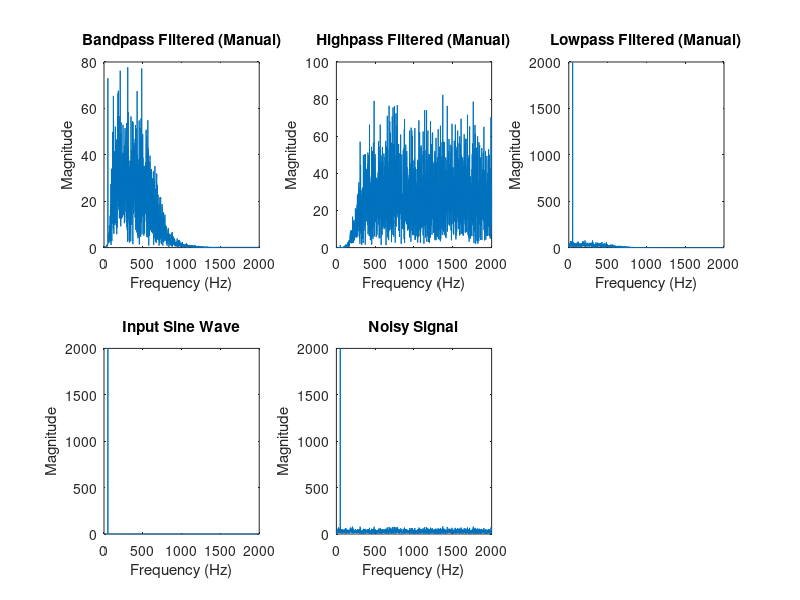
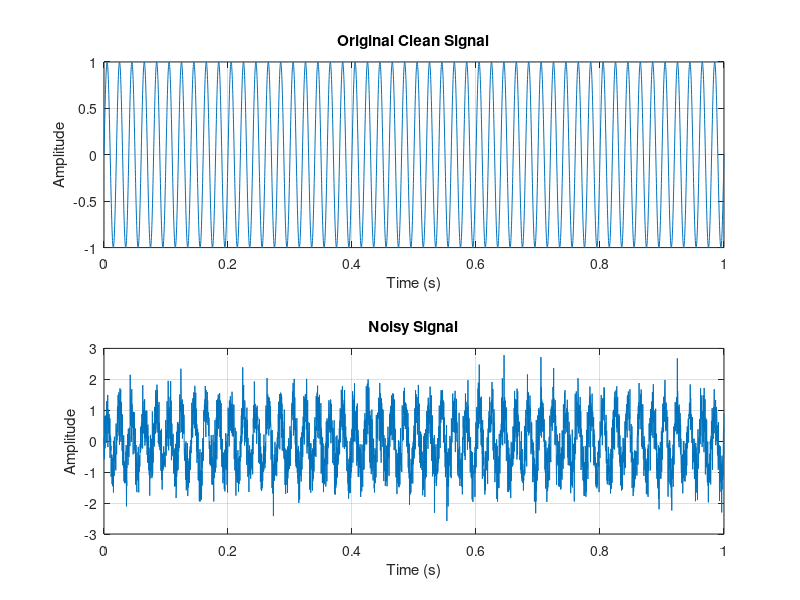
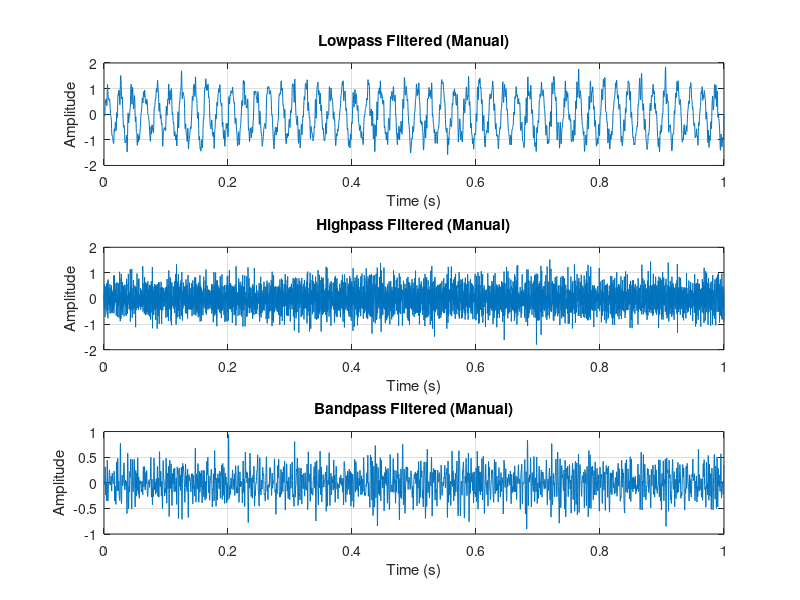
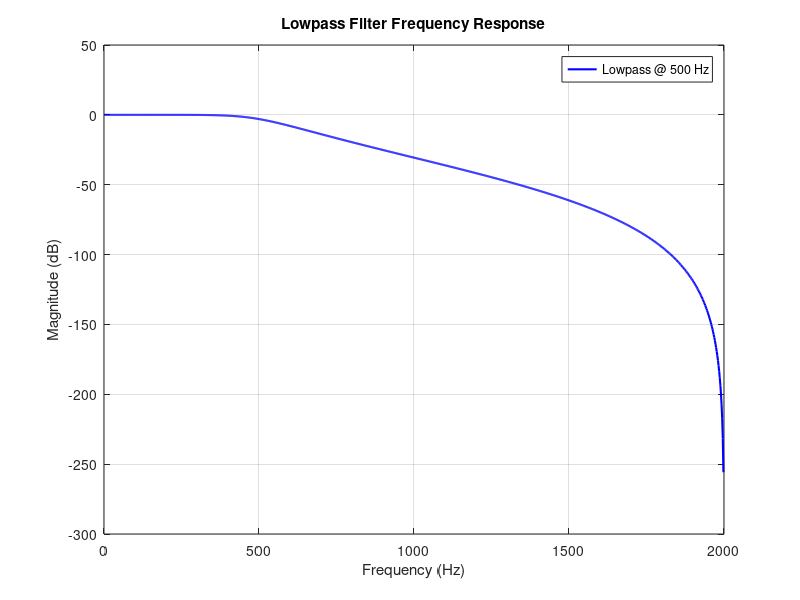

Recreate these plots in MATLAB, in order.
clc;
clear;
close all;

%% PARAMETERS
fs = 4000;                   % Sampling frequency in Hz
t = 0:1/fs:1;                % Time vector (1 second)
f_signal = 50;              % Frequency of the sine wave

%% SIGNAL GENERATION
x = sin(2*pi*f_signal*t);           % Clean sine wave
noise = 0.5 * randn(size(t));       % Gaussian noise
x_noisy = x + noise;                % Noisy signal

%% FILTER DESIGN
filter_order = 4;

% Lowpass filter (cutoff at 500 Hz)
cutoff_lp = 500;
[bLow, aLow] = butter(filter_order, cutoff_lp/(fs/2), 'low');

% Highpass filter (cutoff at 300 Hz)
cutoff_hp = 300;
[bHigh, aHigh] = butter(filter_order, cutoff_hp/(fs/2), 'high');

% Bandpass filter (100–600 Hz)
cutoff_bp = [100 600];
[bBand, aBand] = butter(filter_order, cutoff_bp/(fs/2), 'bandpass');

%% BUILT-IN FILTERING
y_lp_builtin = filter(bLow, aLow, x_noisy);
y_hp_builtin = filter(bHigh, aHigh, x_noisy);
y_bp_builtin = filter(bBand, aBand, x_noisy);

%% MANUAL IIR FILTER IMPLEMENTATION

% Lowpass Manual Filtering
order_lp = length(aLow) - 1;
z_lp = zeros(order_lp,1);
y_lp_manual = zeros(size(x_noisy));
for n = 1:length(x_noisy)
    x_in = x_noisy(n);
    y_out = bLow(1)*x_in + z_lp(1);
    for i = 1:order_lp-1
        z_lp(i) = bLow(i+1)*x_in + z_lp(i+1) - aLow(i+1)*y_out;
    end
    z_lp(order_lp) = bLow(end)*x_in - aLow(end)*y_out;
    y_lp_manual(n) = y_out;
end

% Highpass Manual Filtering
order_hp = length(aHigh) - 1;
z_hp = zeros(order_hp,1);
y_hp_manual = zeros(size(x_noisy));
for n = 1:length(x_noisy)
    x_in = x_noisy(n);
    y_out = bHigh(1)*x_in + z_hp(1);
    for i = 1:order_hp-1
        z_hp(i) = bHigh(i+1)*x_in + z_hp(i+1) - aHigh(i+1)*y_out;
    end
    z_hp(order_hp) = bHigh(end)*x_in - aHigh(end)*y_out;
    y_hp_manual(n) = y_out;
end

% Bandpass Manual Filtering
order_bp = length(aBand) - 1;
z_bp = zeros(order_bp,1);
y_bp_manual = zeros(size(x_noisy));
for n = 1:length(x_noisy)
    x_in = x_noisy(n);
    y_out = bBand(1)*x_in + z_bp(1);
    for i = 1:order_bp-1
        z_bp(i) = bBand(i+1)*x_in + z_bp(i+1) - aBand(i+1)*y_out;
    end
    z_bp(order_bp) = bBand(end)*x_in - aBand(end)*y_out;
    y_bp_manual(n) = y_out;
end

%% FREQUENCY DOMAIN ANALYSIS
NFFT = length(t);
NFFT_half = floor(NFFT/2);  % Ensure integer indexing for the frequency axis
f_axis = (0:NFFT_half) * fs / NFFT;

% Compute FFTs
Y_lp_manual = fft(y_lp_manual, NFFT);
Y_hp_manual = fft(y_hp_manual, NFFT);
Y_bp_manual = fft(y_bp_manual, NFFT);
Y_input = fft(x, NFFT);
Y_noise_signal = fft(x_noisy, NFFT);

% Plot frequency spectra
figure;
subplot(2,3,1);
plot(f_axis, abs(Y_bp_manual(1:NFFT_half+1)));
xlabel('Frequency (Hz)'); ylabel('Magnitude');
title('Bandpass Filtered (Manual)');

subplot(2,3,2);
plot(f_axis, abs(Y_hp_manual(1:NFFT_half+1)));
xlabel('Frequency (Hz)'); ylabel('Magnitude');
title('Highpass Filtered (Manual)');

subplot(2,3,3);
plot(f_axis, abs(Y_lp_manual(1:NFFT_half+1)));
xlabel('Frequency (Hz)'); ylabel('Magnitude');
title('Lowpass Filtered (Manual)');

subplot(2,3,4);
plot(f_axis, abs(Y_input(1:NFFT_half+1)));
xlabel('Frequency (Hz)'); ylabel('Magnitude');
title('Input Sine Wave');

subplot(2,3,5);
plot(f_axis, abs(Y_noise_signal(1:NFFT_half+1)));
xlabel('Frequency (Hz)'); ylabel('Magnitude');
title('Noisy Signal');

%% TIME DOMAIN PLOTS
figure;
subplot(2,1,1);
plot(t, x);
title('Original Clean Signal'); xlabel('Time (s)'); ylabel('Amplitude'); grid on;

subplot(2,1,2);
plot(t, x_noisy);
title('Noisy Signal'); xlabel('Time (s)'); ylabel('Amplitude'); grid on;

figure;
subplot(3,1,1);
plot(t, y_lp_manual);
title('Lowpass Filtered (Manual)'); xlabel('Time (s)'); ylabel('Amplitude'); grid on;

subplot(3,1,2);
plot(t, y_hp_manual);
title('Highpass Filtered (Manual)'); xlabel('Time (s)'); ylabel('Amplitude'); grid on;

subplot(3,1,3);
plot(t, y_bp_manual);
title('Bandpass Filtered (Manual)'); xlabel('Time (s)'); ylabel('Amplitude'); grid on;

%% FREQUENCY RESPONSE OF FILTERS
[H_lp, f_resp] = freqz(bLow, aLow, 1024, fs);
[H_hp, ~] = freqz(bHigh, aHigh, 1024, fs);
[H_bp, ~] = freqz(bBand, aBand, 1024, fs);
[x_original, ~] = freqz(x, 1, 1024, fs);
[x_noise, ~] = freqz(x_noisy, 1, 1024, fs);

figure;
plot(f_resp, 20*log10(abs(H_lp)), 'b', 'LineWidth', 1.5);
xlabel('Frequency (Hz)'); ylabel('Magnitude (dB)');
title('Lowpass Filter Frequency Response');
legend('Lowpass @ 500 Hz'); grid on; xlim([0 fs/2]);

figure;
plot(f_resp, 20*log10(abs(H_hp)), 'r', 'LineWidth', 1.5);
xlabel('Frequency (Hz)'); ylabel('Magnitude (dB)');
title('Highpass Filter Frequency Response');
legend('Highpass @ 300 Hz'); grid on; xlim([0 fs/2]);

figure;
plot(f_resp, 20*log10(abs(H_bp)), 'g', 'LineWidth', 1.5);
xlabel('Frequency (Hz)'); ylabel('Magnitude (dB)');
title('Bandpass Filter Frequency Response');
legend('Bandpass 100–600 Hz'); grid on; xlim([0 fs/2]);

figure;
plot(f_resp, 20*log10(abs(x_original)), 'b', 'LineWidth', 1.5);
xlabel('Frequency (Hz)'); ylabel('Magnitude (dB)');
title('Sine Wave Frequency Response');
legend('Sine Wave'); grid on; xlim([0 fs/2]);

figure;
plot(f_resp, 20*log10(abs(x_noise)), 'b', 'LineWidth', 1.5);
xlabel('Frequency (Hz)'); ylabel('Magnitude (dB)');
title('Noise Signal Frequency Response');
legend('Noise Signal'); grid on; xlim([0 fs/2]); ylim([-80 5]);

%% MANUAL VS BUILT-IN COMPARISON (Frequency Domain)
Y_lp_builtin = fft(y_lp_builtin, NFFT);
Y_hp_builtin = fft(y_hp_builtin, NFFT);
Y_bp_builtin = fft(y_bp_builtin, NFFT);

figure;
subplot(3,1,1);
plot(f_axis, 20*log10(abs(Y_lp_manual(1:NFFT_half+1))), 'b'); 
hold on;
plot(f_axis, 20*log10(abs(Y_lp_builtin(1:NFFT_half+1))), 'r--');
title('Lowpass Filtered: Manual vs Built-in'); xlabel('Freq (Hz)'); ylabel('Mag (dB)');
legend('Manual', 'Built-in'); grid on;

subplot(3,1,2);
plot(f_axis, 20*log10(abs(Y_bp_manual(1:NFFT_half+1))), 'g'); 
hold on;
plot(f_axis, 20*log10(abs(Y_bp_builtin(1:NFFT_half+1))), 'k--');
title('Bandpass Filtered: Manual vs Built-in'); xlabel('Freq (Hz)'); ylabel('Mag (dB)');
legend('Manual', 'Built-in'); grid on;

subplot(3,1,3);
plot(f_axis, 20*log10(abs(Y_hp_manual(1:NFFT_half+1))), 'c'); 
hold on;
plot(f_axis, 20*log10(abs(Y_hp_builtin(1:NFFT_half+1))), 'm--');
title('Highpass Filtered: Manual vs Built-in'); xlabel('Freq (Hz)'); ylabel('Mag (dB)');
legend('Manual', 'Built-in'); grid on;

%% DISPLAY FILTER COEFFICIENTS
disp('Lowpass Filter Coefficients:');
disp('bLow:'), disp(bLow);
disp('aLow:'), disp(aLow);

disp('Highpass Filter Coefficients:');
disp('bHigh:'), disp(bHigh);
disp('aHigh:'), disp(aHigh);

disp('Bandpass Filter Coefficients:');
disp('bBand:'), disp(bBand);
disp('aBand:'), disp(aBand);

%% DISPLAY FFT COEFFICIENTS OF SIGNALS
X_fft = fft(x, NFFT);
Noise_fft = fft(noise, NFFT);

disp('FFT Coefficients (first 10 values for inspection):');
disp('Clean Sine Wave FFT:'), disp(X_fft(1:10).');
disp('Noise FFT:'), disp(Noise_fft(1:10).');
disp('Lowpass Output FFT:'), disp(Y_lp_manual(1:10).');
disp('Highpass Output FFT:'), disp(Y_hp_manual(1:10).');
disp('Bandpass Output FFT:'), disp(Y_bp_manual(1:10).');



  




